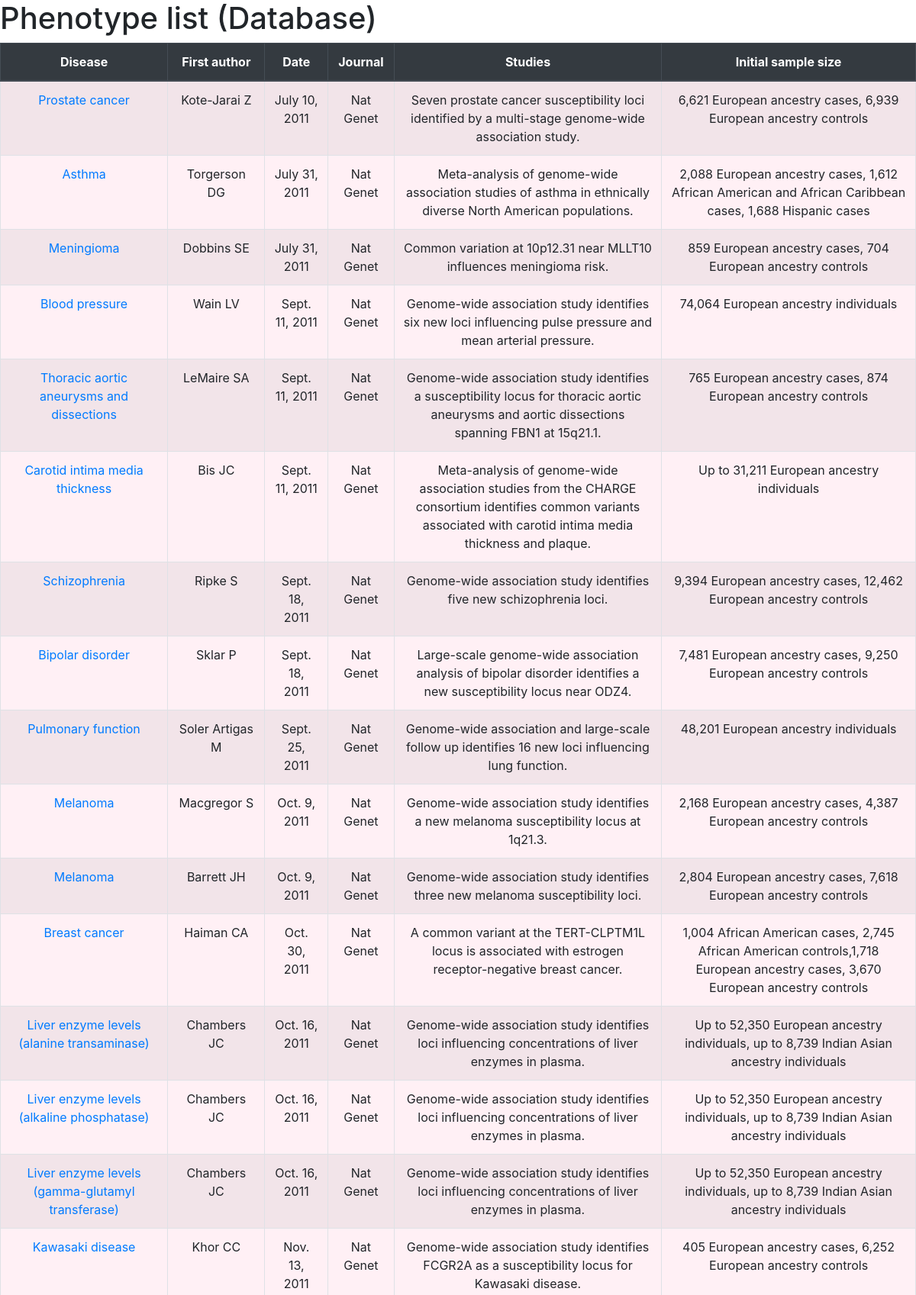
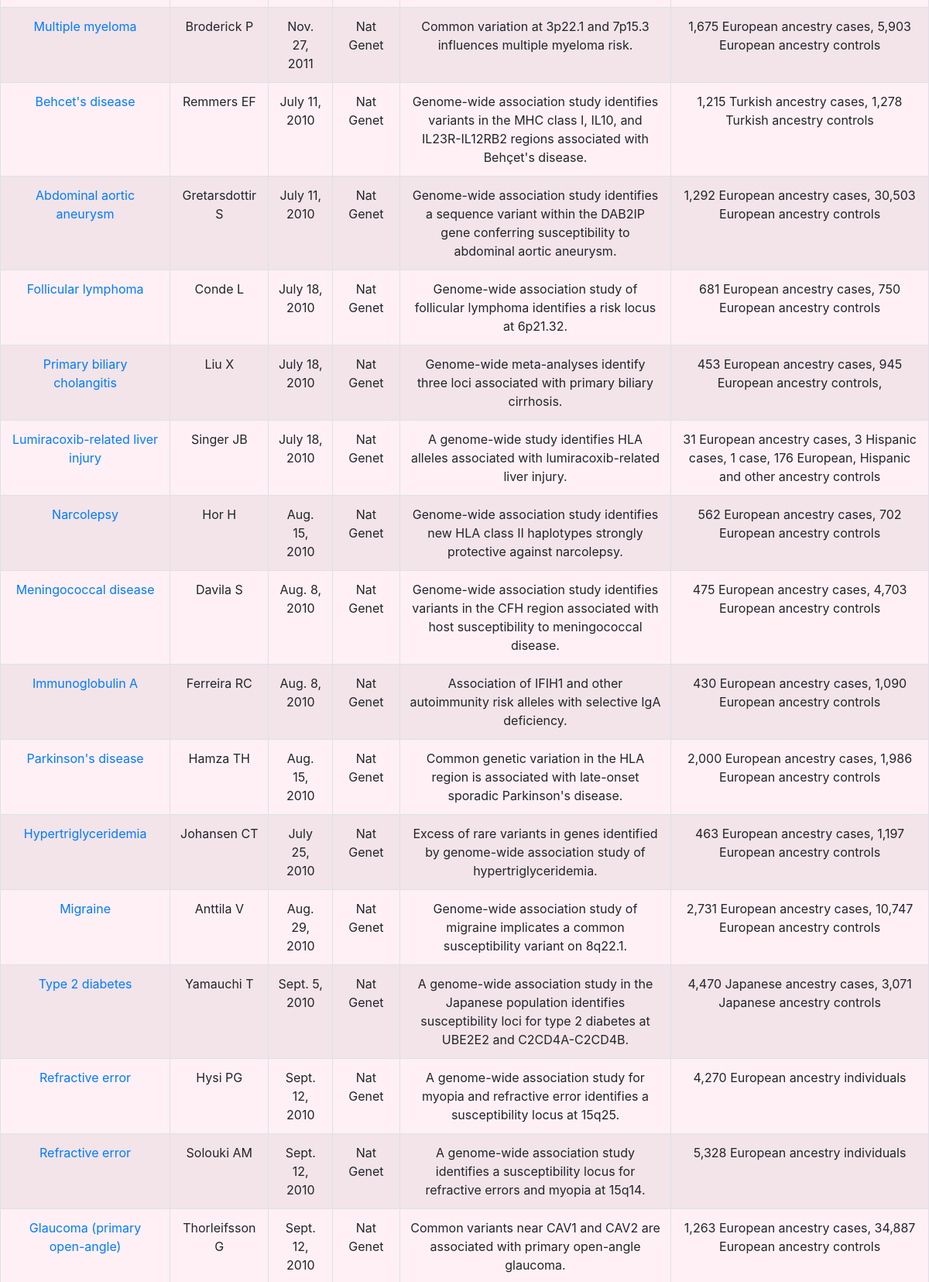
The app's page /list_pheonotype_home_page/ (upper part) with its own data (2 pictures, top to bottom).
### SNP_site/models.py (models this page shows)
class Database(models.Model):
    pumedid = models.IntegerField()
    first_author = models.CharField(max_length = 255)
    date = models.DateField()
    journal = models.CharField(max_length = 255)
    link = models.CharField(max_length = 255)
    study = models.CharField(max_length = 255)
    disease = models.CharField(max_length = 255, blank = True, null = True)
    initial_sample_size = models.CharField(max_length = 255)
    region = models.CharField(max_length = 255, blank = True, null = True)
    chr_id = models.IntegerField(null=True, blank=True)
    chr_pos = models.IntegerField(null=True, blank=True)
    strongest_snp_id_risks = models.CharField(max_length = 255, blank = True, null = True)
    snps = models.CharField(max_length = 255, blank = True, null = True)
    snp_id_current = models.IntegerField(null = True, blank = True)
    context = models.CharField(max_length = 255, null = True, blank = True)
    risk_allele_frequency = models.FloatField(null=True, blank=True)
    p_value = models.FloatField()
    p_valueLog = models.FloatField()

### SNP_site/views.py (the view)
# urls.py: url(r'^list_pheonotype_home_page/$', list_phenotype_redirection, name = "list_pheonotype"),
def list_phenotype_redirection(request):
    data = Database.objects.values('disease', 'journal', 'date', 'first_author', 'study' ,'initial_sample_size').distinct().order_by()
    context = RequestContext(request)
    return render_to_response('phenotype_list_home.html', {"disease" : data,}, context)

### SNP_site/templates/phenotype_list_home.html (shortened to what this page needs)
<!DOCTYPE html>
<html>
  {% load staticfiles %}
  <head>
    <link rel="stylesheet" href="https://stackpath.bootstrapcdn.com/bootstrap/4.3.1/css/bootstrap.min.css">
    <link rel="stylesheet" href="//code.jquery.com/ui/1.12.1/themes/base/jquery-ui.css" type="text/css">
  </head>
  <body>
    <h1> Phenotype list (Database)</h1>
    <table id="Table_phenotype" class="table table-bordered table-striped">
      <thead class = "thead-dark">
        <tr>
          <th> Disease </th>
          <th> First author </th>
          <th> Date </th>
          <th> Journal </th>
          <th> Studies </th>
          <th> Initial sample size </th>
        </tr>
      </thead>
      <tbody class = "thead-light">
        {% for d in disease %}
        <tr>
          <td>  <a href="{% url 'phenotype_detail' %}?={{ d.disease|urlencode }}" name = query_detail >{{ d.disease }}</a> </td>
          <td> {{ d.first_author}} </td>
          <td> {{ d.date }} </td>
          <td> {{ d.journal }} </td>
          <td> {{ d.study}} </td>
          <td> {{ d.initial_sample_size}} </td>
        </tr>
        {% endfor %}
      </tbody>
    </table>
  </body>
</html>

### SNP_site/templates/phenotype_list_home.html (style rules this page uses)
thead { text-align: center; background-color: #DCDCDC; }
tbody { background-color: #FFF0F5; }
td, th { border: 1px solid rgb(190, 190, 190); padding: 5px 10px; }
td { text-align: center; }

### records on screen
Database: disease "Meningioma", first_author "Dobbins SE", date "July 31, 2011", journal "Nat Genet", study "Common variation at 10p12.31 near MLLT10 influences meningioma risk.", initial_sample_size "859 European ancestry cases, 704 European ancestry controls"
Database: disease "Thoracic aortic aneurysms and dissections", first_author "LeMaire SA", date "Sept. 11, 2011", journal "Nat Genet", study "Genome-wide association study identifies a susceptibility locus for thoracic aortic aneurysms and aortic dissections spanning FBN1 at 15q21.1.", initial_sample_size "765 European ancestry cases, 874 European ancestry controls"
Database: disease "Breast cancer", first_author "Haiman CA", date "Oct. 30, 2011", journal "Nat Genet", study "A common variant at the TERT-CLPTM1L locus is associated with estrogen receptor-negative breast cancer.", initial_sample_size "1,004 African American cases, 2,745 African American controls,1,718 European ancestry cases, 3,670 European ancestry controls"
Database: disease "Lumiracoxib-related liver injury", first_author "Singer JB", date "July 18, 2010", journal "Nat Genet", study "A genome-wide study identifies HLA alleles associated with lumiracoxib-related liver injury.", initial_sample_size "31 European ancestry cases, 3 Hispanic cases, 1 case, 176 European, Hispanic and other ancestry controls"
Database: disease "Meningococcal disease", first_author "Davila S", date "Aug. 8, 2010", journal "Nat Genet", study "Genome-wide association study identifies variants in the CFH region associated with host susceptibility to meningococcal disease.", initial_sample_size "475 European ancestry cases, 4,703 European ancestry controls"
Database: disease "Migraine", first_author "Anttila V", date "Aug. 29, 2010", journal "Nat Genet", study "Genome-wide association study of migraine implicates a common susceptibility variant on 8q22.1.", initial_sample_size "2,731 European ancestry cases, 10,747 European ancestry controls"
Database: disease "Type 2 diabetes", first_author "Yamauchi T", date "Sept. 5, 2010", journal "Nat Genet", study "A genome-wide association study in the Japanese population identifies susceptibility loci for type 2 diabetes at UBE2E2 and C2CD4A-C2CD4B.", initial_sample_size "4,470 Japanese ancestry cases, 3,071 Japanese ancestry controls"
Database: disease "Refractive error", first_author "Hysi PG", date "Sept. 12, 2010", journal "Nat Genet", study "A genome-wide association study for myopia and refractive error identifies a susceptibility locus at 15q25.", initial_sample_size "4,270 European ancestry individuals"
Database: disease "Refractive error", first_author "Solouki AM", date "Sept. 12, 2010", journal "Nat Genet", study "A genome-wide association study identifies a susceptibility locus for refractive errors and myopia at 15q14.", initial_sample_size "5,328 European ancestry individuals"
Database: disease "Glaucoma (primary open-angle)", first_author "Thorleifsson G", date "Sept. 12, 2010", journal "Nat Genet", study "Common variants near CAV1 and CAV2 are associated with primary open-angle glaucoma.", initial_sample_size "1,263 European ancestry cases, 34,887 European ancestry controls"

### other values on screen
{{ d.disease }} "Prostate cancer" "Asthma" "Blood pressure" "Carotid intima media thickness" "Schizophrenia" "Bipolar disorder" "Pulmonary function" "Melanoma" "Melanoma" "Liver enzyme levels (alanine transaminase)" "Liver enzyme levels (alkaline phosphatase)" "Liver enzyme levels (gamma-glutamyl transferase)" "Kawasaki disease" "Multiple myeloma" "Behcet's disease" "Abdominal aortic aneurysm" "Follicular lymphoma" "Primary biliary cholangitis" "Narcolepsy" "Immunoglobulin A" "Parkinson's disease" "Hypertriglyceridemia"
{{ d.first_author }} "Kote-Jarai Z" "Torgerson DG" "Wain LV" "Bis JC" "Ripke S" "Sklar P" "Soler Artigas M" "Macgregor S" "Barrett JH" "Chambers JC" "Chambers JC" "Chambers JC" "Khor CC" "Broderick P" "Remmers EF" "Gretarsdottir S" "Conde L" "Liu X" "Hor H" "Ferreira RC" "Hamza TH" "Johansen CT"
{{ d.date }} "July 10, 2011" "July 31, 2011" "Sept. 11, 2011" "Sept. 11, 2011" "Sept. 18, 2011" "Sept. 18, 2011" "Sept. 25, 2011" "Oct. 9, 2011" "Oct. 9, 2011" "Oct. 16, 2011" "Oct. 16, 2011" "Oct. 16, 2011" "Nov. 13, 2011" "Nov. 27, 2011" "July 11, 2010" "July 11, 2010" "July 18, 2010" "July 18, 2010" "Aug. 15, 2010" "Aug. 8, 2010" "Aug. 15, 2010" "July 25, 2010"
{{ d.journal }} "Nat Genet" "Nat Genet" "Nat Genet" "Nat Genet" "Nat Genet" "Nat Genet" "Nat Genet" "Nat Genet" "Nat Genet" "Nat Genet" "Nat Genet" "Nat Genet" "Nat Genet" "Nat Genet" "Nat Genet" "Nat Genet" "Nat Genet" "Nat Genet" "Nat Genet" "Nat Genet" "Nat Genet" "Nat Genet"
{{ d.study }} "Seven prostate cancer susceptibility loci identified by a multi-stage genome-wide association study." "Meta-analysis of genome-wide association studies of asthma in ethnically diverse North American populations." "Genome-wide association study identifies six new loci influencing pulse pressure and mean arterial pressure." "Meta-analysis of genome-wide association studies from the CHARGE consortium identifies common variants associated with carotid intima media thickness and plaque." "Genome-wide association study identifies five new schizophrenia loci." "Large-scale genome-wide association analysis of bipolar disorder identifies a new susceptibility locus near ODZ4." "Genome-wide association and large-scale follow up identifies 16 new loci influencing lung function." "Genome-wide association study identifies a new melanoma susceptibility locus at 1q21.3." "Genome-wide association study identifies three new melanoma susceptibility loci." "Genome-wide association study identifies loci influencing concentrations of liver enzymes in plasma." "Genome-wide association study identifies loci influencing concentrations of liver enzymes in plasma." "Genome-wide association study identifies loci influencing concentrations of liver enzymes in plasma." "Genome-wide association study identifies FCGR2A as a susceptibility locus for Kawasaki disease." "Common variation at 3p22.1 and 7p15.3 influences multiple myeloma risk." "Genome-wide association study identifies variants in the MHC class I, IL10, and IL23R-IL12RB2 regions associated with Behçet's disease." "Genome-wide association study identifies a sequence variant within the DAB2IP gene conferring susceptibility to abdominal aortic aneurysm." "Genome-wide association study of follicular lymphoma identifies a risk locus at 6p21.32." "Genome-wide meta-analyses identify three loci associated with primary biliary cirrhosis." "Genome-wide association study identifies new HLA class II haplotypes strongly protective against narcolepsy." "Association of IFIH1 and other autoimmunity risk alleles with selective IgA deficiency." "Common genetic variation in the HLA region is associated with late-onset sporadic Parkinson's disease." "Excess of rare variants in genes identified by genome-wide association study of hypertriglyceridemia."
{{ d.initial_sample_size }} "6,621 European ancestry cases, 6,939 European ancestry controls" "2,088 European ancestry cases, 1,612 African American and African Caribbean cases, 1,688 Hispanic cases" "74,064 European ancestry individuals" "Up to 31,211 European ancestry individuals" "9,394 European ancestry cases, 12,462 European ancestry controls" "7,481 European ancestry cases, 9,250 European ancestry controls" "48,201 European ancestry individuals" "2,168 European ancestry cases, 4,387 European ancestry controls" "2,804 European ancestry cases, 7,618 European ancestry controls" "Up to 52,350 European ancestry individuals, up to 8,739 Indian Asian ancestry individuals" "Up to 52,350 European ancestry individuals, up to 8,739 Indian Asian ancestry individuals" "Up to 52,350 European ancestry individuals, up to 8,739 Indian Asian ancestry individuals" "405 European ancestry cases, 6,252 European ancestry controls" "1,675 European ancestry cases, 5,903 European ancestry controls" "1,215 Turkish ancestry cases, 1,278 Turkish ancestry controls" "1,292 European ancestry cases, 30,503 European ancestry controls" "681 European ancestry cases, 750 European ancestry controls" "453 European ancestry cases, 945 European ancestry controls," "562 European ancestry cases, 702 European ancestry controls" "430 European ancestry cases, 1,090 European ancestry controls" "2,000 European ancestry cases, 1,986 European ancestry controls" "463 European ancestry cases, 1,197 European ancestry controls"
